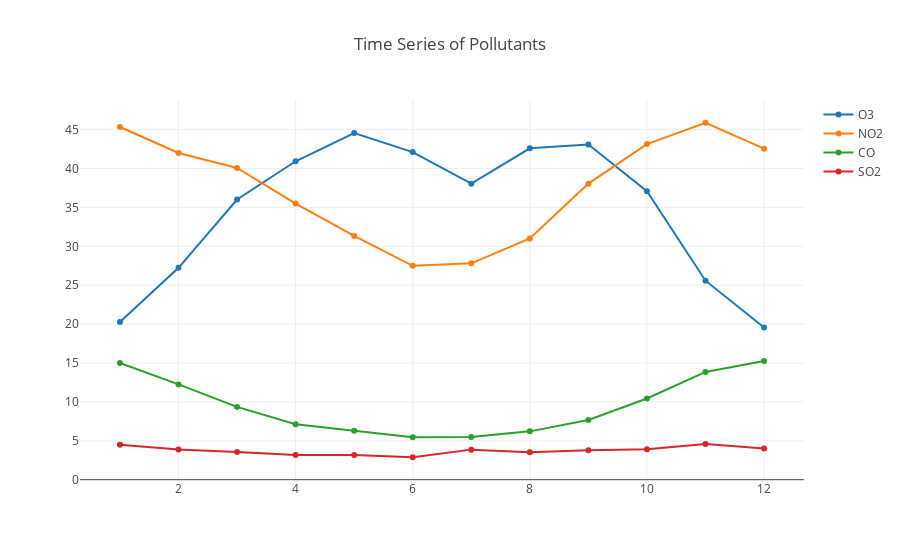

Notebook source saved alongside this figure:
### Markdown cell above
Perhaps there is a seasonal pattern to pollution levels as well. We can look at the la_month dataframe time series.

### Code cell
import plotly
import plotly.graph_objs as go

trace0 = go.Scatter(
    x = la_month.index,
    y=la_month['O3 AQI'],
    mode = 'lines+markers',
    name = "O3")

trace1 = go.Scatter(
     x = la_month.index,
    y= la_month['NO2 AQI'],
    mode = 'lines+markers',
    name = 'NO2')

trace2 = go.Scatter(
     x = la_month.index,
    y= la_month['CO AQI'],
    mode = 'lines+markers',
    name = 'CO')

trace3 = go.Scatter(
    x = la_month.index, 
    y = la_month['SO2 AQI'],
    mode = 'lines+markers', 
    name = 'SO2'
)

data = [trace0, trace1, trace2, trace3]
layout = go.Layout(title = 'Time Series of Pollutants')
fig = go.Figure(data=data, layout=layout)
iplot(fig)

### Figure 1 — Plotly figure (JSON) as saved in the notebook; plotly's stock layout.template omitted (floating-point values rounded to 4 significant figures)
{"data": [{"mode": "lines+markers", "name": "O3", "type": "scatter", "uid": "3e63f7ed-1998-46d9-b40c-4b4850b01f94", "x": [1, 2, 3, 4, 5, 6, 7, 8, 9, 10, 11, 12], "y": [20.27, 27.24, 36.02, 40.94, 44.55, 42.11, 38.06, 42.6, 43.08, 37.09, 25.58, 19.56]}, {"mode": "lines+markers", "name": "NO2", "type": "scatter", "uid": "d25a7233-87cf-4b2c-ba43-b6fd7d30649e", "x": [1, 2, 3, 4, 5, 6, 7, 8, 9, 10, 11, 12], "y": [45.34, 42.0, 40.08, 35.49, 31.33, 27.49, 27.81, 31.0, 38.06, 43.14, 45.89, 42.56]}, {"mode": "lines+markers", "name": "CO", "type": "scatter", "uid": "fa5a00b2-0ef5-46d6-8cff-3c662f2a9cd2", "x": [1, 2, 3, 4, 5, 6, 7, 8, 9, 10, 11, 12], "y": [15.0, 12.25, 9.356, 7.132, 6.305, 5.442, 5.481, 6.212, 7.669, 10.44, 13.85, 15.26]}, {"mode": "lines+markers", "name": "SO2", "type": "scatter", "uid": "0ea59acb-3323-4a56-8f2f-a133113f908c", "x": [1, 2, 3, 4, 5, 6, 7, 8, 9, 10, 11, 12], "y": [4.477, 3.889, 3.565, 3.166, 3.174, 2.885, 3.864, 3.532, 3.794, 3.916, 4.576, 4.014]}], "layout": {"title": {"text": "Time Series of Pollutants"}}}
